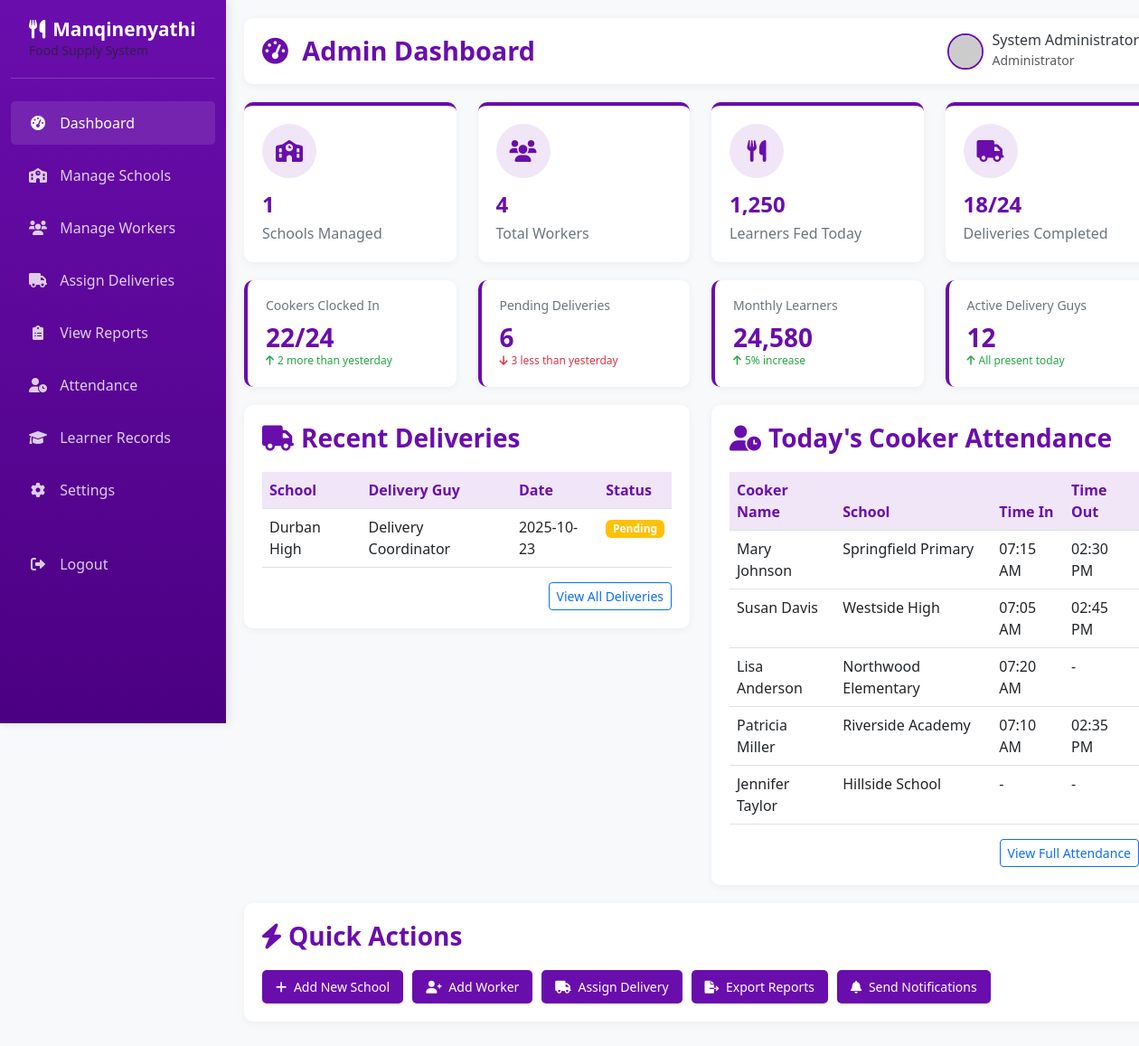
The page /dashboard/admin (signed in) on the database as committed earlier.
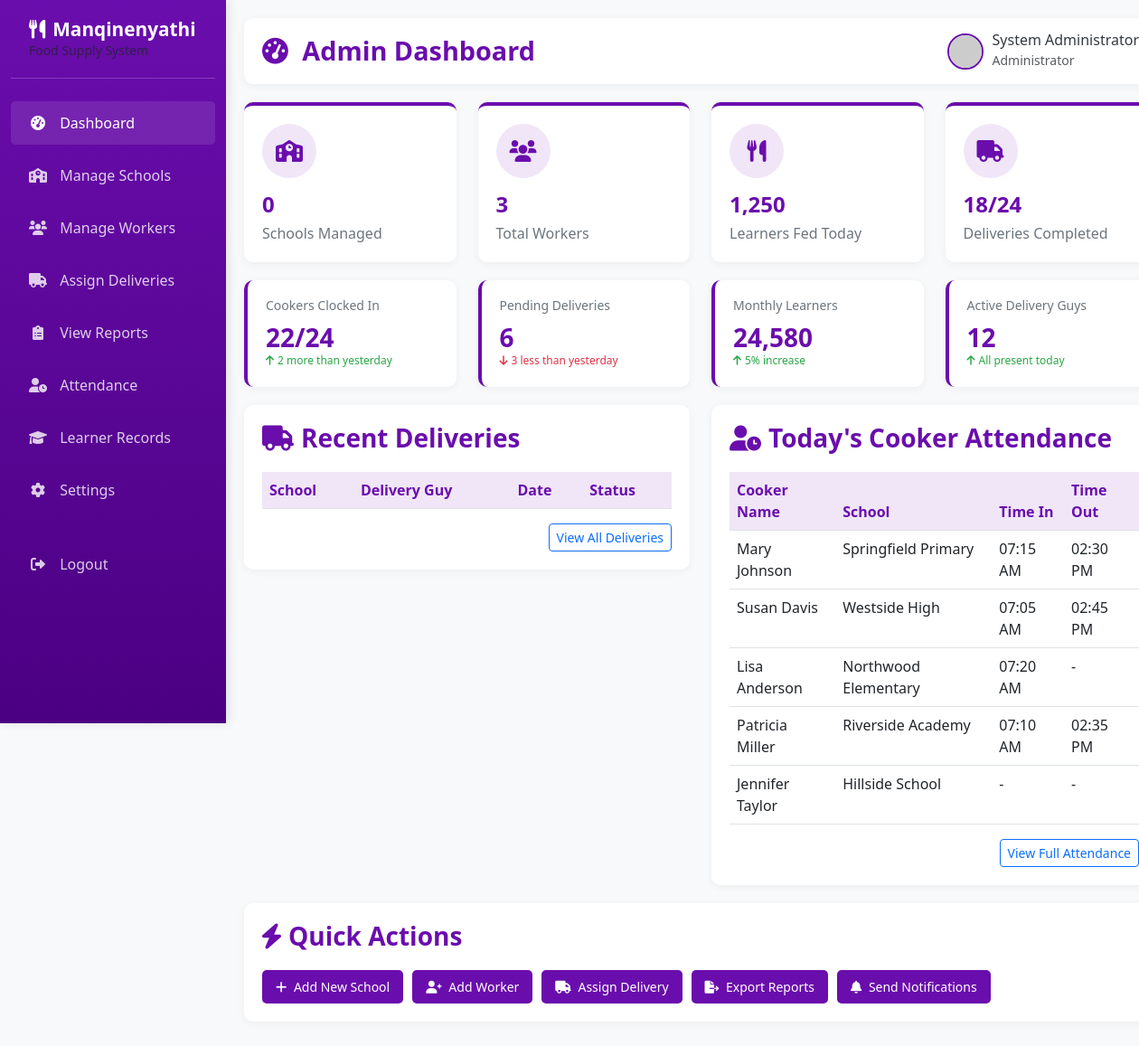
The same page on the database as committed later.
### app.py (models this page shows, shortened)
class Delivery(db.Model):
    __tablename__ = 'deliveries'
    delivery_id = db.Column(db.Integer, primary_key=True)
    school_id = db.Column(db.Integer, db.ForeignKey('schools.school_id'), nullable=False)
    delivery_date = db.Column(db.Date, nullable=False)
    location = db.Column(db.String(150), nullable=False)
    delivery_guy_id = db.Column(db.Integer, db.ForeignKey('users.user_id'), nullable=False)
    status = db.Column(db.Enum('Pending', 'Delivered'), default='Pending')
    delivered_time = db.Column(db.DateTime)
    remarks = db.Column(db.Text)
    created_at = db.Column(db.DateTime, default=datetime.utcnow)

class School(db.Model):
    __tablename__ = 'schools'
    school_id = db.Column(db.Integer, primary_key=True)
    school_name = db.Column(db.String(150), nullable=False)
    location = db.Column(db.String(150), nullable=False)
    contact_person = db.Column(db.String(100), nullable=False)
    contact_number = db.Column(db.String(20), nullable=False)
    created_at = db.Column(db.DateTime, default=datetime.utcnow)
    deliveries = db.relationship('Delivery', backref='school')
    attendance = db.relationship('Attendance', backref='school')
    learners = db.relationship('Learner', backref='school')

class User(db.Model):
    __tablename__ = 'users'
    user_id = db.Column(db.Integer, primary_key=True)
    full_name = db.Column(db.String(100), nullable=False)
    email = db.Column(db.String(100), unique=True, nullable=False)
    password = db.Column(db.String(255), nullable=False)
    role = db.Column(db.Enum('admin', 'cooker', 'delivery'), nullable=False)
    phone = db.Column(db.String(20))
    created_at = db.Column(db.DateTime, default=datetime.utcnow)
    deliveries = db.relationship('Delivery', backref='delivery_guy', foreign_keys='Delivery.delivery_guy_id')
    attendance = db.relationship('Attendance', backref='cooker', foreign_keys='Attendance.cooker_id')
    learners = db.relationship('Learner', backref='cooker', foreign_keys='Learner.cooker_id')

### app.py (the view)
@app.route('/dashboard/admin')
def dashboard_admin():
    if session.get('role') != 'admin':
        return redirect(url_for('home'))
    total_schools = School.query.count()
    total_workers = User.query.count()
    recent_deliveries = Delivery.query.order_by(Delivery.delivery_date.desc()).limit(5).all()
    return render_template('dashboard_admin.html',
                         total_schools=total_schools,
                         total_workers=total_workers,
                         recent_deliveries=recent_deliveries)

### templates/dashboard_admin.html (shortened to what this page needs)
{% extends "admin_base.html" %}
{% block page_title %}Admin Dashboard{% endblock %}
{% block content %}
<div class="row">
    <div class="col-md-3">
        <div class="dashboard-card">
            <div class="card-icon">
                <i class="fas fa-school"></i>
            </div>
            <h3>{{ total_schools }}</h3>
            <p>Schools Managed</p>
        </div>
    </div>
    <div class="col-md-3">
        <div class="dashboard-card">
            <div class="card-icon">
                <i class="fas fa-users"></i>
            </div>
            <h3>{{ total_workers }}</h3>
            <p>Total Workers</p>
        </div>
    </div>
    <div class="col-md-3">
        <div class="dashboard-card">
            <div class="card-icon">
                <i class="fas fa-utensils"></i>
            </div>
            <h3>1,250</h3>
            <p>Learners Fed Today</p>
        </div>
    </div>
    <div class="col-md-3">
        <div class="dashboard-card">
            <div class="card-icon">
                <i class="fas fa-truck"></i>
            </div>
            <h3>18/24</h3>
            <p>Deliveries Completed</p>
        </div>
    </div>
</div>
<div class="row">
    <div class="col-md-3">
        <div class="stats-card">
            <h5>Cookers Clocked In</h5>
            <h3>22/24</h3>
            <div class="trend up">
                <i class="fas fa-arrow-up me-1"></i> 2 more than yesterday
            </div>
        </div>
    </div>
    <div class="col-md-3">
        <div class="stats-card">
            <h5>Pending Deliveries</h5>
            <h3>6</h3>
            <div class="trend down">
                <i class="fas fa-arrow-down me-1"></i> 3 less than yesterday
            </div>
        </div>
    </div>
    <div class="col-md-3">
        <div class="stats-card">
            <h5>Monthly Learners</h5>
            <h3>24,580</h3>
            <div class="trend up">
                <i class="fas fa-arrow-up me-1"></i> 5% increase
            </div>
        </div>
    </div>
    <div class="col-md-3">
        <div class="stats-card">
            <h5>Active Delivery Guys</h5>
            <h3>12</h3>
            <div class="trend up">
                <i class="fas fa-arrow-up me-1"></i> All present today
            </div>
        </div>
    </div>
</div>
<div class="row">
    <div class="col-md-6">
        <div class="table-container">
            <h3><i class="fas fa-truck me-2"></i>Recent Deliveries</h3>
            <div class="table-responsive">
                <table class="table table-hover">
                    <thead>
                        <tr>
                            <th>School</th>
                            <th>Delivery Guy</th>
                            <th>Date</th>
                            <th>Status</th>
                        </tr>
                    </thead>
                    <tbody>
                        {% for delivery in recent_deliveries %}
                        <tr>
                            <td>{{ delivery.school.school_name }}</td>
                            <td>{{ delivery.delivery_guy.full_name }}</td>
                            <td>{{ delivery.delivery_date.strftime('%Y-%m-%d') }}</td>
                            <td>
                                <span class="badge {% if delivery.status == 'Delivered' %}bg-success{% else %}bg-warning{% endif %}">
                                    {{ delivery.status }}
                                </span>
                            </td>
                        </tr>
                        {% endfor %}
                    </tbody>
                </table>
            </div>
            <div class="text-end">
                <a href="#" class="btn btn-sm btn-outline-primary">View All Deliveries</a>
            </div>
        </div>
    </div>
    <div class="col-md-6">
        <div class="table-container">
            <h3><i class="fas fa-user-clock me-2"></i>Today's Cooker Attendance</h3>
            <div class="table-responsive">
                <table class="table table-hover">
                    <thead>
                        <tr>
                            <th>Cooker Name</th>
                            <th>School</th>
                            <th>Time In</th>
                            <th>Time Out</th>
                        </tr>
                    </thead>
                    <tbody>
                        <tr>
                            <td>Mary Johnson</td>
                            <td>Springfield Primary</td>
                            <td>07:15 AM</td>
                            <td>02:30 PM</td>
                        </tr>
                        <tr>
                            <td>Susan Davis</td>
                            <td>Westside High</td>
                            <td>07:05 AM</td>
                            <td>02:45 PM</td>
                        </tr>
                        <tr>
                            <td>Lisa Anderson</td>
                            <td>Northwood Elementary</td>
                            <td>07:20 AM</td>
                            <td>-</td>
                        </tr>
                        <tr>
                            <td>Patricia Miller</td>
                            <td>Riverside Academy</td>
                            <td>07:10 AM</td>
                            <td>02:35 PM</td>
                        </tr>
                        <tr>
                            <td>Jennifer Taylor</td>
                            <td>Hillside School</td>
                            <td>-</td>
                            <td>-</td>
                        </tr>
                    </tbody>
                </table>
            </div>
            <div class="text-end">
                <a href="#" class="btn btn-sm btn-outline-primary">View Full Attendance</a>
            </div>
        </div>
    </div>
</div>
<div class="row">
    <div class="col-12">
        <div class="table-container">
            <h3><i class="fas fa-bolt me-2"></i>Quick Actions</h3>
            <div class="quick-actions">
                <a href="{{ url_for('add_school') }}" class="quick-action-btn">
                    <i class="fas fa-plus me-1"></i> Add New School
                </a>
                <button class="quick-action-btn"><i class="fas fa-user-plus me-1"></i> Add Worker</button>
                <button class="quick-action-btn"><i class="fas fa-truck me-1"></i> Assign Delivery</button>
                <button class="quick-action-btn"><i class="fas fa-file-export me-1"></i> Export Reports</button>
                <button class="quick-action-btn"><i class="fas fa-bell me-1"></i> Send Notifications</button>
            </div>
        </div>
    </div>
</div>
{% endblock %}

### templates/admin_base.html (shortened to what this page needs)
<!DOCTYPE html>
<html lang="en">
<head>
    <link href="https://cdn.jsdelivr.net/npm/bootstrap@5.3.0-alpha1/dist/css/bootstrap.min.css" rel="stylesheet">
    <link rel="stylesheet" href="https://cdnjs.cloudflare.com/ajax/libs/font-awesome/6.0.0/css/all.min.css">
</head>
<body>
    <div class="container-fluid">
        <div class="row">
            <div class="col-md-2 sidebar d-none d-md-block">
                <div class="logo">
                    <h3><i class="fas fa-utensils me-2"></i>Manqinenyathi</h3>
                    <p class="text-muted small mb-0">Food Supply System</p>
                </div>
                <ul class="nav flex-column">
                    <li class="nav-item">
                        <a class="nav-link {% if request.endpoint == 'dashboard_admin' %}active{% endif %}" href="{{ url_for('dashboard_admin') }}">
                            <i class="fas fa-tachometer-alt"></i> Dashboard
                        </a>
                    </li>
                    <li class="nav-item">
                        <a class="nav-link {% if request.endpoint == 'manage_schools' or request.endpoint == 'add_school' or request.endpoint == 'edit_school' %}active{% endif %}" href="{{ url_for('manage_schools') }}">
                            <i class="fas fa-school"></i> Manage Schools
                        </a>
                    </li>
                    <li class="nav-item">
                        <a class="nav-link {% if request.endpoint == 'manage_workers' or request.endpoint == 'add_worker' or request.endpoint == 'edit_worker' %}active{% endif %}" href="{{ url_for('manage_workers') }}">
                            <i class="fas fa-users"></i> Manage Workers
                        </a>
                    </li>
                    <li class="nav-item">
                            <a class="nav-link {% if request.endpoint == 'manage_deliveries' or request.endpoint == 'assign_delivery' or request.endpoint == 'edit_delivery' %}active{% endif %}" href="{{ url_for('manage_deliveries') }}">
                            <i class="fas fa-truck"></i> Assign Deliveries
                         </a>
                    </li>
                    <li class="nav-item">
                        <a class="nav-link" href="#">
                            <i class="fas fa-clipboard-list"></i> View Reports
                        </a>
                    </li>
                    <li class="nav-item">
                        <a class="nav-link" href="#">
                            <i class="fas fa-user-clock"></i> Attendance
                        </a>
                    </li>
                    <li class="nav-item">
                        <a class="nav-link" href="#">
                            <i class="fas fa-graduation-cap"></i> Learner Records
                        </a>
                    </li>
                    <li class="nav-item">
                        <a class="nav-link" href="#">
                            <i class="fas fa-cog"></i> Settings
                        </a>
                    </li>
                    <li class="nav-item mt-4">
                        <a class="nav-link" href="{{ url_for('logout') }}">
                            <i class="fas fa-sign-out-alt"></i> Logout
                        </a>
                    </li>
                </ul>
            </div>
            <div class="col-md-10 main-content">
                <div class="header">
                    <h1>
                        <i class="fas fa-tachometer-alt me-2"></i>
                        {% block page_title %}Admin Dashboard{% endblock %}
                    </h1>
                    <div class="user-info">
                        <img src="https://ui-avatars.com/api/?name={{ session.get('username', 'Admin User') }}&background=6a0dad&color=fff" alt="Admin User">
                        <div>
                            <h6 class="mb-0">{{ session.get('username', 'Admin User') }}</h6>
                            <small class="text-muted">Administrator</small>
                        </div>
                    </div>
                </div>
                {% block content %}{% endblock %}
            </div>
        </div>
    </div>
</body>
</html>

Rows that differ between the two databases and show on the page:
removed Delivery: school.school_name "Durban High", delivery_guy.full_name "Delivery Coordinator", delivery_date "2025-10-23", status "Pending"
Other text that changed with them:
{{ total_schools }}: "1" → "0"
{{ total_workers }}: "4" → "3"
